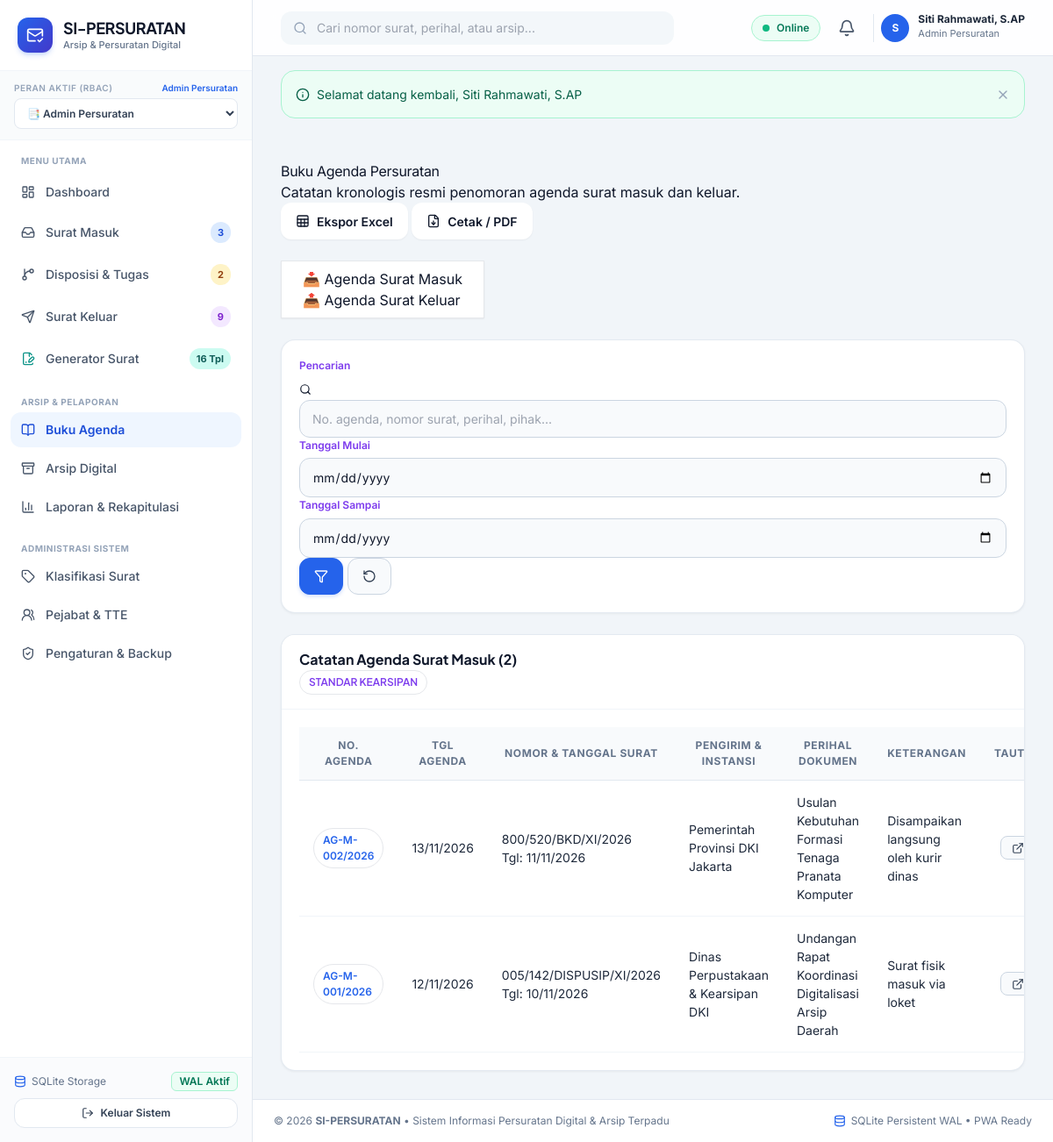
Page /public/agenda/index.php (signed in) on the committed database.
### tables this page shows
CREATE TABLE users (
    id INTEGER PRIMARY KEY AUTOINCREMENT,
    username TEXT NOT NULL UNIQUE,
    email TEXT NOT NULL UNIQUE,
    password_hash TEXT NOT NULL,
    full_name TEXT NOT NULL,
    nip TEXT,
    jabatan TEXT,
    phone TEXT,
    role_id INTEGER NOT NULL,
    avatar TEXT,
    is_active INTEGER NOT NULL DEFAULT 1,
    created_at DATETIME DEFAULT CURRENT_TIMESTAMP,
    updated_at DATETIME DEFAULT CURRENT_TIMESTAMP,
    deleted_at DATETIME DEFAULT NULL,
    FOREIGN KEY (role_id) REFERENCES roles (id) ON DELETE RESTRICT
);

CREATE TABLE roles (
    id INTEGER PRIMARY KEY AUTOINCREMENT,
    name TEXT NOT NULL,
    slug TEXT NOT NULL UNIQUE,
    description TEXT,
    created_at DATETIME DEFAULT CURRENT_TIMESTAMP
);

CREATE TABLE agenda_surat (
    id INTEGER PRIMARY KEY AUTOINCREMENT,
    jenis TEXT NOT NULL, -- 'masuk', 'keluar'
    nomor_agenda TEXT NOT NULL,
    tanggal_agenda DATE NOT NULL,
    referensi_id INTEGER NOT NULL,
    nomor_surat TEXT NOT NULL,
    tanggal_surat DATE NOT NULL,
    pengirim_penerima TEXT NOT NULL,
    perihal TEXT NOT NULL,
    keterangan TEXT,
    created_at DATETIME DEFAULT CURRENT_TIMESTAMP
);

### public/agenda/index.php (the view, shortened to what the rows shown need)
<?php
require_once __DIR__ . '/../../config/app.php';
if (!Auth::check() || !Auth::can('agenda.view')) {
    Flash::set('danger', 'Akses ditolak.');
    redirect('dashboard.php');
}
$jenis = $_GET['jenis'] ?? 'masuk';
$filters = [
    'jenis' => $jenis,
    'search' => $_GET['search'] ?? '',
    'date_from' => $_GET['date_from'] ?? '',
    'date_to' => $_GET['date_to'] ?? ''
];
$agendaList = Agenda::getAll($filters);
require_once APP_PATH . '/views/layouts/header.php';
?>
<div class="card border-0 shadow-sm rounded-3">
    <div class="card-body p-0">
        <div class="table-responsive">
            <table class="table table-custom mb-0">
                <thead>
                    <tr>
                        <th width="120">No. Agenda</th>
                        <th width="120">Tgl Agenda</th>
                        <th>Nomor & Tanggal Surat</th>
                        <th><?= $jenis === 'masuk' ? 'Pengirim & Instansi' : 'Tujuan Surat' ?></th>
                        <th>Perihal Dokumen</th>
                        <th>Keterangan</th>
                        <th width="80" class="text-center">Tautan</th>
                    </tr>
                </thead>
                <tbody>
                    <?php if (empty($agendaList)): ?>
                        <tr>
                            <td colspan="7" class="text-center text-muted py-5">
                                <i data-lucide="book-open" style="width:40px; height:40px;" class="mb-2 text-secondary opacity-50"></i>
                                <div>Tidak ada catatan agenda yang ditemukan.</div>
                            </td>
                        </tr>
                    <?php else: ?>
                        <?php foreach ($agendaList as $ag): ?>
                            <tr>
                                <td>
                                    <span class="badge bg-light text-primary border font-monospace"><?= htmlspecialchars($ag['nomor_agenda']) ?></span>
                                </td>
                                <td>
                                    <span class="text-dark"><?= date('d/m/Y', strtotime($ag['tanggal_agenda'])) ?></span>
                                </td>
                                <td>
                                    <div class="fw-bold text-dark"><?= htmlspecialchars($ag['nomor_surat']) ?></div>
                                    <div class="text-muted small">Tgl: <?= date('d/m/Y', strtotime($ag['tanggal_surat'])) ?></div>
                                </td>
                                <td>
                                    <div class="fw-semibold text-dark"><?= htmlspecialchars($ag['pengirim_penerima']) ?></div>
                                </td>
                                <td>
                                    <div class="text-truncate" style="max-width: 250px;" title="<?= htmlspecialchars($ag['perihal']) ?>">
                                        <?= htmlspecialchars($ag['perihal']) ?>
                                    </div>
                                </td>
                                <td>
                                    <span class="text-muted small"><?= htmlspecialchars($ag['keterangan'] ?? '-') ?></span>
                                </td>
                                <td class="text-center">
                                    <?php if ($jenis === 'masuk'): ?>
                                        <a href="<?= url('surat_masuk/detail.php') ?>?id=<?= $ag['referensi_id'] ?>" class="btn btn-sm btn-light border p-1" title="Lihat Surat Masuk">
                                            <i data-lucide="external-link" style="width: 14px; height: 14px;"></i>
                                        </a>
                                    <?php else: ?>
                                        <a href="<?= url('surat_keluar/preview.php') ?>?id=<?= $ag['referensi_id'] ?>" class="btn btn-sm btn-light border p-1" title="Lihat Surat Keluar">
                                            <i data-lucide="external-link" style="width: 14px; height: 14px;"></i>
                                        </a>
                                    <?php endif; ?>
                                </td>
                            </tr>
                        <?php endforeach; ?>
                    <?php endif; ?>
                </tbody>
            </table>
        </div>
    </div>
</div>
<?php require_once APP_PATH . '/views/layouts/footer.php'; ?>

### app/views/layouts/header.php (shortened to what the rows shown need)
<!DOCTYPE html>
<html lang="id">
<head>
    <script src="https://cdn.tailwindcss.com"></script>
</head>
<body class="antialiased selection:bg-blue-100 selection:text-blue-900">
<div class="min-h-screen flex flex-col lg:flex-row">
    <?php require_once APP_PATH . '/views/layouts/sidebar.php'; ?>
    <div class="flex-1 flex flex-col min-w-0 pb-20 lg:pb-0">
        <header class="sticky top-0 z-30 bg-white/90 backdrop-blur-md border-b border-slate-200 px-4 lg:px-8 h-16 flex items-center justify-between gap-4">
            <div class="flex items-center gap-2 sm:gap-3">
                <div class="relative">
                    <button onclick="toggleDropdown('user-menu')" class="flex items-center gap-2.5 pl-2 border-l border-slate-200 hover:opacity-90 transition">
                        <div class="w-8 h-8 rounded-full bg-blue-600 text-white font-bold text-xs flex items-center justify-center shadow-xs">
                            <?= strtoupper(substr($currentUser['full_name'] ?? 'U', 0, 1)) ?>
                        </div>
                        <div class="hidden md:block text-left">
                            <p class="text-xs font-bold text-slate-800 leading-none"><?= htmlspecialchars($currentUser['full_name'] ?? 'User') ?></p>
                            <p class="text-[11px] text-slate-500 mt-0.5"><?= htmlspecialchars($currentUser['role_name'] ?? 'Role') ?></p>
                        </div>
                    </button>
                </div>
            </div>
        </header>
        <main class="flex-1 p-4 lg:p-8 max-w-7xl w-full mx-auto space-y-6">

### app/views/layouts/sidebar.php (shortened to what the rows shown need)
<?php
$currentUser = Auth::user();
$currentRoleSlug = $currentUser['role_slug'] ?? 'superadmin';
?>
<aside id="sidebar" class="fixed lg:sticky top-0 left-0 z-50 h-screen w-72 bg-white border-r border-slate-200 flex flex-col transition-transform duration-300 -translate-x-full lg:translate-x-0 shrink-0">
  <div class="p-5 border-b border-slate-100 flex items-center justify-between">
    <a href="<?= url('dashboard.php') ?>" class="flex items-center gap-3 group text-decoration-none">
      <div>
        <h1 class="font-display font-bold text-slate-900 text-lg leading-tight tracking-tight">SI-PERSURATAN</h1>
      </div>
    </a>
  </div>
  <div class="px-4 py-3 bg-slate-50/80 border-b border-slate-100">
    <div class="flex items-center justify-between mb-1">
      <label class="text-[10px] font-semibold uppercase tracking-wider text-slate-400 block">Peran Aktif (RBAC)</label>
      <span class="text-[10px] text-blue-600 font-semibold"><?= htmlspecialchars($currentUser['role_name'] ?? 'User') ?></span>
    </div>
    <div class="relative">
      <select onchange="window.location.href='<?= url('switch_role.php?role=') ?>' + this.value" class="w-full text-xs font-semibold bg-white border border-slate-200 rounded-lg px-2.5 py-2 text-slate-700 focus:outline-none focus:ring-2 focus:ring-blue-500/20 focus:border-blue-600 cursor-pointer">
        <option value="admin_persuratan" <?= $currentRoleSlug === 'admin_persuratan' ? 'selected' : '' ?>>📑 Admin Persuratan</option>
      </select>
    </div>
  </div>
</aside>

### rows in the picture
users: role.name "Admin Persuratan", full_name "S", full_name "Siti Rahmawati, S.AP"
roles: slug "📑 Admin Persuratan"
agenda_surat: nomor_agenda "AG-M-002/2026", tanggal_agenda "13/11/2026", nomor_surat "800/520/BKD/XI/2026", tanggal_surat "11/11/2026", pengirim_penerima "Pemerintah Provinsi DKI Jakarta", perihal "Usulan Kebutuhan Formasi Tenaga Pranata Komputer", keterangan "Disampaikan langsung oleh kurir dinas"
agenda_surat: nomor_agenda "AG-M-001/2026", tanggal_agenda "12/11/2026", nomor_surat "005/142/DISPUSIP/XI/2026", tanggal_surat "10/11/2026", pengirim_penerima "Dinas Perpustakaan & Kearsipan DKI", perihal "Undangan Rapat Koordinasi Digitalisasi Arsip Daerah", keterangan "Surat fisik masuk via loket"

### other values in the picture
$badgeSm "3"
$badgeDisp "2"
$badgeSk "9"
$msg['message'] "Selamat datang kembali, Siti Rahmawati, S.AP"
count($agendaList) "2"
